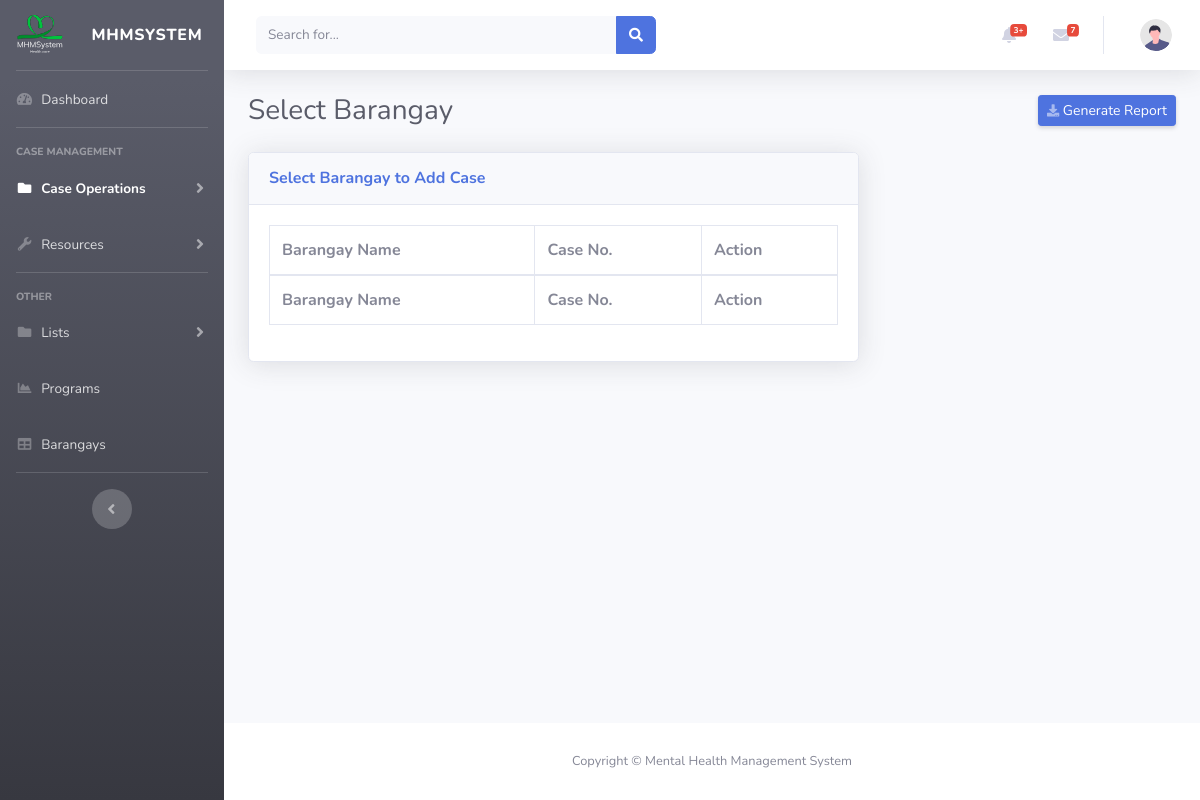
The page /case?action=select-barangay on the database as committed earlier.
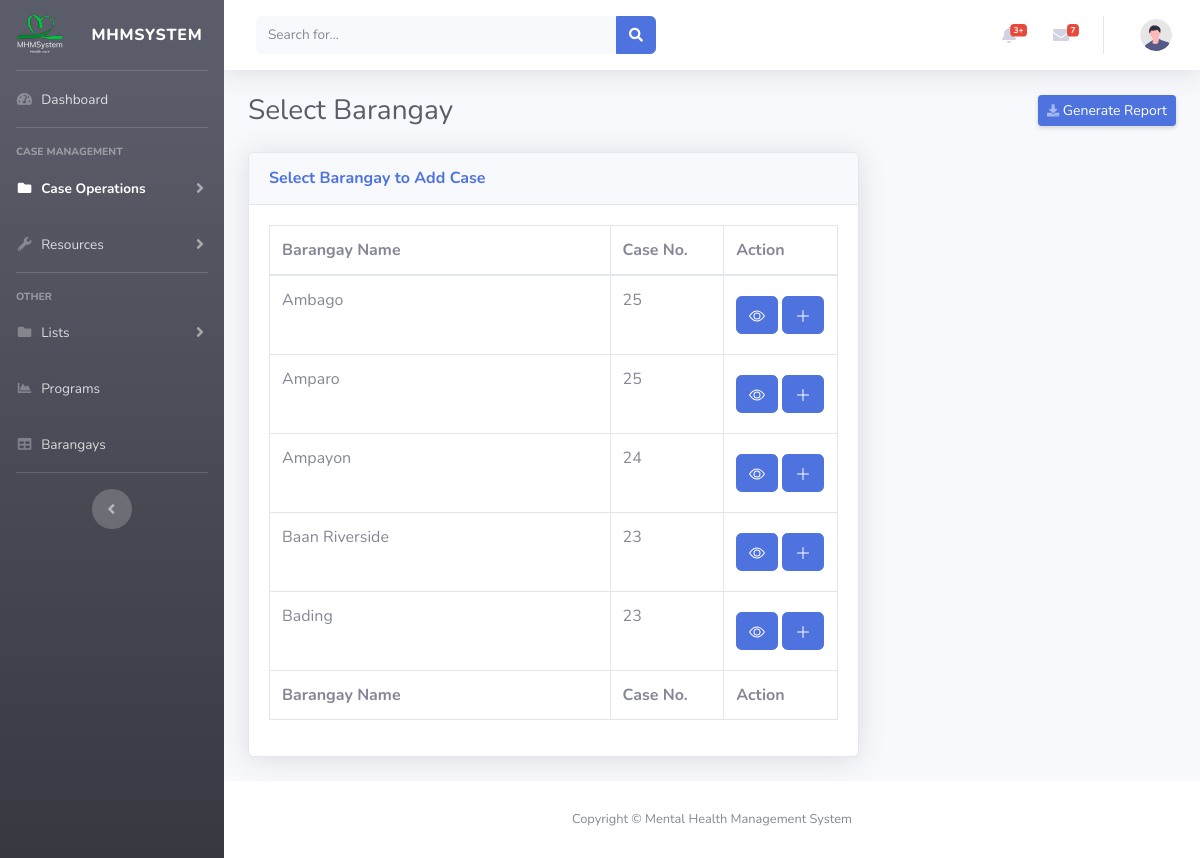
The same page on the database as committed later.
### tables this page shows
CREATE TABLE `barangay` (
  `barangay_id` int(11) NOT NULL,
  `barangay_name` varchar(255) NOT NULL,
  `city` varchar(255) NOT NULL,
  `region` varchar(255) NOT NULL
);

### Controller/CaseController.php (called while the page is built, shortened)
<?php
require_once __DIR__ . '/../core/Controller.php';
require_once __DIR__ . '/../Model/User.php';
require_once __DIR__ . '/../Model/ApiModel.php';
class CaseController extends Controller {
    public function index() {
        if (empty($_GET["addcase"]) || !isset($_GET["addcase"])) {
            if (isset($_GET["action"]) && $_GET["action"] === "select-barangay") {
                $userData = User::find($_SESSION["user_id"]);
                $tbDatas = ApiModel::case_data_table_all();
                return $this->render("select-barangay", ["userData" => $userData, "tbDatas" => $tbDatas]);
            } else if (isset($_GET["action"]) && $_GET["action"] === "view-cases") {
                $userData = User::find($_SESSION["user_id"]);
                $caseDatas = CaseModel::get();
                return $this->render("view-cases", ["userData" => $userData, "caseDatas" => $caseDatas, "title" => ["title" => "View Cases"]]);
            }
        }
        $title = ["title" => "Add New Case -" . ($_GET["addcase"] ?? '')];
        $barangay = BarangayModel::all();
        $case_category = CaseCategoryModel::all();
        $case_severity = CaseCategoryModel::show_severity_category();
        $userData = User::find($_SESSION["user_id"]);
        return $this->render("add-new-case", ["userData" => $userData, "title" => $title, "barangays" => $barangay, "categories" => $case_category, "case_severities" => $case_severity]);
    }
}

### core/Route.php (called while the page is built, shortened)
<?php
class Route {
    private static $getRoutes = [];
    private static $postRoutes = [];
    public static function get($path, $callback) {
        self::$getRoutes[$path] = $callback;
    }
    public static function post($path, $callback) {
        self::$postRoutes[$path] = $callback;
    }
    public static function dispatch($requestUri) {
        $requestMethod = $_SERVER['REQUEST_METHOD'];
        $routes = $requestMethod === 'GET' ? self::$getRoutes : self::$postRoutes;
        foreach ($routes as $route => $callback) {
            $pattern = preg_replace('/\{([a-zA-Z0-9_]+)\}/', '(?P<\1>[a-zA-Z0-9_]+)', $route);
            $pattern = '#^' . str_replace('/', '\/', $pattern) . '$#';
            if (preg_match($pattern, $requestUri, $matches)) {
                $params = array_filter($matches, 'is_string', ARRAY_FILTER_USE_KEY);
                if (is_array($callback)) {
                    [$controller, $method] = $callback;
                    if (class_exists($controller)) {
                        $controllerInstance = new $controller();
                        return call_user_func_array([$controllerInstance, $method], $params);
                    }
                }
            }
        }
    }
}

### index.php (called while the page is built, shortened)
<?php
require('./core/Route.php');
$requestUri = str_replace('/mental-health-management-system', '', parse_url($_SERVER['REQUEST_URI'], PHP_URL_PATH));
Route::dispatch($requestUri);

### core/Model.php (called while the page is built)
<?php
class Model {
    protected static function conn() {
        $dsn = 'mysql:host=localhost;dbname=mhmsystem;charset=utf8';
        $pdo = new PDO($dsn, 'root', '');
        $pdo->setAttribute(PDO::ATTR_ERRMODE, PDO::ERRMODE_EXCEPTION);
        return $pdo;
    }
}

### Model/User.php (called while the page is built, shortened)
<?php
require_once __DIR__ . '/../core/Model.php';
class User extends Model {
    public static function find($id) {
        try {
            $stmt = self::conn()->prepare("SELECT * FROM user WHERE user_id = :id LIMIT 1");
            $stmt->bindParam(':id', $id, PDO::PARAM_INT);
            $stmt->execute();
            return $stmt->fetch(PDO::FETCH_ASSOC);
        } catch (PDOException $e) {
            error_log("Error finding user by ID: " . $e->getMessage());
            return null;
        }
    }
}

### Model/ApiModel.php (called while the page is built, shortened)
<?php
require_once __DIR__ . '/../core/Model.php';
class ApiModel extends Model {
    public static function case_data_table_all() {
        try {
            $stmt = self::conn()->query("SELECT
                                            b.barangay_name, b.barangay_id,
                                            COUNT(m.case_id) AS case_count
                                        FROM barangay b
                                        LEFT JOIN mental_health_case m ON m.barangay_id = b.barangay_id
                                        GROUP BY b.barangay_id, b.barangay_name
                                        HAVING case_count > 0;
                                         ");
            return $stmt->fetchAll(PDO::FETCH_ASSOC);
        } catch (PDOException $e) {
            error_log("Error fetching data: " . $e->getMessage());
            return [];
        }
    }
}

### Views/select-barangay.php (the view, shortened to what this page needs)
<?php include 'components/includes.css.php' ?>
<body id="page-top">
    <div id="wrapper">
        <?php include 'components/sidebar.php';?>
        <?=sidebar('addcase')?>
        <div id="content-wrapper" class="d-flex flex-column">
            <div id="content">
                <?php require('components/top-navbar.php') ?>
                <?=topNavbar($userData["first_name"], $userData["last_name"])?>
                <div class="container-fluid">
                    <div class="d-sm-flex align-items-center justify-content-between mb-4">
                        <h1 class="h3 mb-0 text-gray-800">Select Barangay</h1>
                        <a href="#" class="d-none d-sm-inline-block btn btn-sm btn-primary shadow-sm"><i
                                class="fas fa-download fa-sm text-white-50"></i> Generate Report</a>
                    </div>
                    <div class="row">
                         <div class="col-xl-8 col-lg-7">
                            <div class="card shadow mb-4">
                                <div class="card-header py-3">
                                    <h6 class="m-0 font-weight-bold text-primary">Select Barangay to Add Case</h6>
                                </div>
                                <div class="card-body">
                                    <div class="table-responsive">
                                        <table class="table table-bordered" id="dataTable" width="100%" cellspacing="0">
                                            <thead>
                                                <tr>
                                                    <th>Barangay Name</th>
                                                    <th>Case No.</th>
                                                    <th>Action</th>
                                                </tr>
                                            </thead>
                                            <tfoot>
                                                <tr>
                                                    <th>Barangay Name</th>
                                                    <th>Case No.</th>
                                                    <th>Action</th>
                                                </tr>
                                            </tfoot>
                                            <tbody id="tbody">
                                                <?php foreach($tbDatas as $tbData): ?>
                                                    <tr>
                                                        <td><?=$tbData["barangay_name"]?></td>
                                                        <td style="width: 20%;"><?=$tbData["case_count"]?></td>
                                                        <td style="width: 20%;">
                                                            <button type="button" class="btn btn-primary my-2" data-toggle="modal" data-target="#open_barangay" onclick="show_data(<?php echo $tbData['barangay_id']?>)">
                                                            </button>
                                                            <a type="button" href="./case?addcase=<?=$tbData["barangay_name"]?>" class="btn btn-primary">
                                                                <svg xmlns="http://www.w3.org/2000/svg" width="16" height="16" fill="currentColor" class="bi bi-plus-lg" viewBox="0 0 16 16">
                                                                    <path fill-rule="evenodd" d="M8 2a.5.5 0 0 1 .5.5v5h5a.5.5 0 0 1 0 1h-5v5a.5.5 0 0 1-1 0v-5h-5a.5.5 0 0 1 0-1h5v-5A.5.5 0 0 1 8 2"/>
                                                                </svg>
                                                            </a>
                                                        </td>
                                                    </tr>
                                                <?php endforeach ?>
                                            </tbody>
                                        </table>
                                    </div>
                                </div>
                            </div>
                        </div>
                    </div>
                </div>
            </div>
        </div>
    </div>
</body>
</html>

### core/Controller.php
<?php
class Controller {
    protected function render($view, $data = []) {
        extract($data);
        $viewPath = __DIR__ . '/../Views/' . $view . '.php';
        if (file_exists($viewPath)) {
            require $viewPath;
        } else {
            throw new Exception("View file not found: {$viewPath}");
        }
    }
}

### Views/components/includes.css.php (shortened to what this page needs)
<!DOCTYPE html>
<html lang="en">
<head>
    <link href="/mental-health-management-system/Views/assets/vendor/fontawesome-free/css/all.min.css" rel="stylesheet" type="text/css">
    <link href="/mental-health-management-system/Views/assets/css/sb-admin-2.min.css" rel="stylesheet">
    <link href="Views/assets/vendor/datatables/dataTables.bootstrap4.min.css" rel="stylesheet">
</head>

### Views/components/sidebar.php (shortened to what this page needs)
<?php
    function sidebar($current){
        $dashboardActive = $current === "dashboard" ? "active" : "";
        $CaseOperationActive = $current === "addcase" ? "active" : "";
        $ResourceOperationActive = $current === "addresource" ? "active" : "";
        ?>
        <ul class="navbar-nav bg-gradient-dark sidebar sidebar-dark accordion" id="accordionSidebar">
            <a class="sidebar-brand d-flex align-items-center justify-content-center" href="index.html">
                <div class="sidebar-brand-icon">
                     <img src="Views/assets/img/logo.svg" alt="" width="70px">
                </div>
                <div class="sidebar-brand-text mx-3">MHMSystem</div>
            </a>
            <hr class="sidebar-divider my-0">
            <li class="nav-item <?=$dashboardActive?>">
                <a class="nav-link" href="./">
                    <i class="fas fa-fw fa-tachometer-alt"></i>
                    <span>Dashboard</span></a>
            </li>
            <hr class="sidebar-divider">
            <div class="sidebar-heading">
                Case Management
            </div>
            <li class="nav-item <?=$CaseOperationActive?>">
                <a class="nav-link collapsed " href="#" data-toggle="collapse" data-target="#collapseTwo"
                    aria-expanded="true" aria-controls="collapseTwo">
                    <i class="fas fa-fw fa-folder"></i>
                    <span>Case Operations</span>
                </a>
            </li>
            <li class="nav-item <?=$ResourceOperationActive?>">
                <a class="nav-link collapsed" href="#" data-toggle="collapse" data-target="#collapseUtilities"
                    aria-expanded="true" aria-controls="collapseUtilities">
                    <i class="fas fa-fw fa-wrench"></i>
                    <span>Resources</span>
                </a>
            </li>
            <hr class="sidebar-divider">
            <div class="sidebar-heading">
                Other
            </div>
            <li class="nav-item">
                <a class="nav-link collapsed" href="#" data-toggle="collapse" data-target="#collapsePages"
                    aria-expanded="true" aria-controls="collapsePages">
                    <i class="fas fa-fw fa-folder"></i>
                    <span>Lists</span>
                </a>
            </li>
            <li class="nav-item">
                <a class="nav-link" href="charts.html">
                    <i class="fas fa-fw fa-chart-area"></i>
                    <span>Programs</span></a>
            </li>
            <li class="nav-item">
                <a class="nav-link" href="tables.html">
                    <i class="fas fa-fw fa-table"></i>
                    <span>Barangays</span></a>
            </li>
            <hr class="sidebar-divider d-none d-md-block">
            <div class="text-center d-none d-md-inline">
                <button class="rounded-circle border-0" id="sidebarToggle"></button>
            </div>
        </ul>
        <?php
    return ob_get_clean();
    }
?>

### Views/components/top-navbar.php (shortened to what this page needs)
<?php
    function topNavbar($fname, $lname){
        ob_start() ?>
        <nav class="navbar navbar-expand navbar-light bg-white topbar mb-4 static-top shadow">
<form
    class="d-none d-sm-inline-block form-inline mr-auto ml-md-3 my-2 my-md-0 mw-100 navbar-search">
    <div class="input-group">
        <input type="text" class="form-control bg-light border-0 small" placeholder="Search for..."
            aria-label="Search" aria-describedby="basic-addon2">
        <div class="input-group-append">
            <button class="btn btn-primary" type="button">
                <i class="fas fa-search fa-sm"></i>
            </button>
        </div>
    </div>
</form>
<ul class="navbar-nav ml-auto">
    <li class="nav-item dropdown no-arrow mx-1">
        <a class="nav-link dropdown-toggle" href="#" id="alertsDropdown" role="button"
            data-toggle="dropdown" aria-haspopup="true" aria-expanded="false">
            <i class="fas fa-bell fa-fw"></i>
            <span class="badge badge-danger badge-counter">3+</span>
        </a>
    </li>
    <li class="nav-item dropdown no-arrow mx-1">
        <a class="nav-link dropdown-toggle" href="#" id="messagesDropdown" role="button"
            data-toggle="dropdown" aria-haspopup="true" aria-expanded="false">
            <i class="fas fa-envelope fa-fw"></i>
            <span class="badge badge-danger badge-counter">7</span>
        </a>
    </li>
    <li class="nav-item dropdown no-arrow">
        <a class="nav-link dropdown-toggle" href="#" id="userDropdown" role="button"
            data-toggle="dropdown" aria-haspopup="true" aria-expanded="false">
            <img class="img-profile rounded-circle"
                src="Views/assets/img/undraw_profile.svg">
        </a>
    </li>
</ul>
</nav>
        <?php
        return ob_get_clean();
    }

### Views/components/includes.css.php (style rules this page uses)
* { scroll-behavior: smooth; }

Rows that differ between the two databases and show on the page:
added barangay: barangay_name "Ambago", case_count "25"
added barangay: barangay_name "Amparo", case_count "25"
added barangay: barangay_name "Ampayon", case_count "24"
added barangay: barangay_name "Baan Riverside", case_count "23"
added barangay: barangay_name "Bading", case_count "23"
